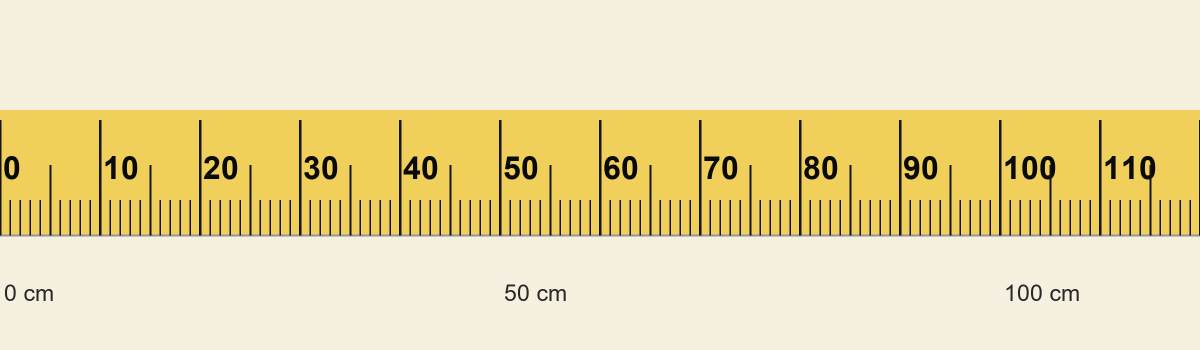
#> input picture tape_test.png, 2400 x 700 px (shown at 1/2 size)
$ python tape_glyph_probe.py tape_test.png
#> lines starting #> are read from the running program, lines starting #| are printed output that depends on the picture; after the words box and inside, x2 and y2 are one past the last pixel; in counts of white or black regions, pixels touching at a corner belong together
"""Probe: find the printed ladder on a tape photo, without knowing where the tape is.

Pipeline
  ink mask -> remove long straight lines (blade edges, tape borders)
           -> glyph components -> group into evenly spaced rows/columns
           -> pitch gives mm/px (numbers are printed every 10 mm)
           -> OCR the glyphs for a second, independent scale and a sanity check

Run: .venv/Scripts/python.exe tape_glyph_probe.py [photo ...]
"""
from __future__ import annotations

import glob
import os
import sys
from collections import deque

import numpy as np
import pytesseract
from PIL import Image, ImageOps

DS = 2          # component search downsample
LINE = 15       # structures longer than this (at DS) are lines, not glyphs


def ink_mask(gray: np.ndarray) -> np.ndarray:
    """Dark relative to the local background, so both white and yellow tapes work."""
    blur = np.asarray(Image.fromarray(gray).filter(__import__("PIL.ImageFilter", fromlist=["x"]).BoxBlur(9)))
    return gray < (blur - 28)


def shift_x(m: np.ndarray, dx: int) -> np.ndarray:
    out = np.zeros_like(m)
    if dx > 0:
        out[:, dx:] = m[:, :-dx]
    elif dx < 0:
        out[:, :dx] = m[:, -dx:]
    else:
        out = m.copy()
    # pad edges as False so lines touching the border still erode
    if dx > 0:
        out[:, :dx] = False
    elif dx < 0:
        out[:, dx:] = False
    return out


def shift_y(m: np.ndarray, dy: int) -> np.ndarray:
    out = np.zeros_like(m)
    if dy > 0:
        out[dy:, :] = m[:-dy, :]
    elif dy < 0:
        out[:dy, :] = m[-dy:, :]
    else:
        out = m.copy()
    if dy > 0:
        out[:dy, :] = False
    elif dy < 0:
        out[dy:, :] = False
    return out


def opening_h(m: np.ndarray, n: int) -> np.ndarray:
    er = m.copy()
    for i in range(1, n // 2 + 1):
        er &= shift_x(m, i)
        er &= shift_x(m, -i)
    di = er.copy()
    for i in range(1, n // 2 + 1):
        di |= shift_x(er, i)
        di |= shift_x(er, -i)
    return di


def opening_v(m: np.ndarray, n: int) -> np.ndarray:
    er = m.copy()
    for i in range(1, n // 2 + 1):
        er &= shift_y(m, i)
        er &= shift_y(m, -i)
    di = er.copy()
    for i in range(1, n // 2 + 1):
        di |= shift_y(er, i)
        di |= shift_y(er, -i)
    return di


def components(mask: np.ndarray, min_area: int = 8):
    h, w = mask.shape
    seen = np.zeros_like(mask)
    out = []
    for y in range(h):
        row = mask[y]
        if not row.any():
            continue
        for x in np.flatnonzero(row):
            if seen[y, x]:
                continue
            q = deque([(y, x)])
            seen[y, x] = True
            n = 0
            y0 = y1 = y
            x0 = x1 = x
            while q:
                cy, cx = q.popleft()
                n += 1
                if cy < y0: y0 = cy
                if cy > y1: y1 = cy
                if cx < x0: x0 = cx
                if cx > x1: x1 = cx
                for dy, dx in ((1, 0), (-1, 0), (0, 1), (0, -1)):
                    ny, nx = cy + dy, cx + dx
                    if 0 <= ny < h and 0 <= nx < w and mask[ny, nx] and not seen[ny, nx]:
                        seen[ny, nx] = True
                        q.append((ny, nx))
            if n >= min_area:
                out.append((n, x0, y0, x1, y1))
    return out


def glyph_candidates(ink: np.ndarray):
    """Boxes that look like printed characters, in DS coordinates."""
    clean = ink & ~opening_h(ink, LINE) & ~opening_v(ink, LINE * 2)
    boxes = []
    for n, x0, y0, x1, y1 in components(clean, 8):
        bw, bh = x1 - x0 + 1, y1 - y0 + 1
        if bh < 4 or bh > 40 or bw < 2 or bw > bh * 1.5:
            continue
        fill = n / (bw * bh)
        if fill > 0.85:      # solid bar: a tick, not a character
            continue
        boxes.append(dict(n=n, x0=x0, y0=y0, x1=x1, y1=y1, bw=bw, bh=bh, fill=fill,
                          cx=(x0 + x1) / 2, cy=(y0 + y1) / 2))
    return boxes


def group_ladder(boxes, axis: str):
    """Largest set of similar glyphs on one line with near-even spacing."""
    if len(boxes) < 6:
        return None
    coord = "cy" if axis == "row" else "cx"
    span = "bh" if axis == "row" else "bw"
    med_span = float(np.median([b[span] for b in boxes]))
    bins: dict[int, list] = {}
    for b in boxes:
        key = int(round(b[coord] / max(1.0, med_span * 0.7)))
        bins.setdefault(key, []).append(b)
    best = None
    for key in list(bins):
        group = bins.get(key, []) + bins.get(key + 1, []) + bins.get(key - 1, [])
        if len(group) < 6:
            continue
        group = sorted(group, key=lambda b: b["cx"] if axis == "row" else b["cy"])
        order = [b["cx"] if axis == "row" else b["cy"] for b in group]
        gaps = np.diff(order)
        if len(gaps) < 5:
            continue
        med = float(np.median(gaps))
        if med <= 0:
            continue
        keep = [group[0]]
        for b, g in zip(group[1:], gaps):
            if abs(g - med) <= med * 0.45:
                keep.append(b)
        if len(keep) < 5:
            continue
        gaps2 = np.diff([b["cx"] if axis == "row" else b["cy"] for b in keep])
        cv = float(np.std(gaps2) / max(np.mean(gaps2), 1e-9))
        score = len(keep) * (1 - min(cv, 1.0))
        if best is None or score > best["score"]:
            best = dict(axis=axis, group=keep, pitch=float(np.median(gaps2)), cv=cv, score=score,
                        coord=float(np.median([b[coord] for b in keep])))
    return best


def ocr_glyph(gray: np.ndarray, box, scale: int):
    x0, y0, x1, y1 = [int(round(v * scale)) for v in (box["x0"], box["y0"], box["x1"], box["y1"])]
    pad = max(2, int((y1 - y0) * 0.3))
    h, w = gray.shape
    patch = Image.fromarray(gray[max(0, y0 - pad):min(h, y1 + pad), max(0, x0 - pad):min(w, x1 + pad)])
    target = 64
    if patch.height < target and patch.height > 0:
        patch = patch.resize((max(1, int(patch.width * target / patch.height)), target), Image.LANCZOS)
    patch = ImageOps.autocontrast(patch)
    best = (None, 0.0)
    for psm in (10, 7):
        d = pytesseract.image_to_data(patch, config=f"--psm {psm} -c tessedit_char_whitelist=0123456789",
                                      output_type=pytesseract.Output.DICT)
        for i, t in enumerate(d["text"]):
            t = (t or "").strip()
            if t.isdigit() and len(t) <= 2:
                c = float(d["conf"][i])
                if c > best[1]:
                    best = (int(t), c)
    return best


def analyse(path, verbose=True):
    name = os.path.basename(path)
    im = Image.open(path).convert("RGB")
    gray = np.asarray(im.convert("L"))
    h, w = gray.shape
    small = gray[::DS, ::DS]
    ink = ink_mask(small)
    boxes = glyph_candidates(ink)
    if verbose:
        print(f"\n{name} {w}x{h} glyph-candidates={len(boxes)}")
    best = None
    for axis in ("row", "col"):
        lad = group_ladder(boxes, axis)
        if lad and (best is None or lad["score"] > best["score"]):
            best = lad
    if not best:
        print("  no ladder found")
        return None
    group = best["group"]
    xs = [b["cx"] for b in group] if best["axis"] == "row" else [b["cy"] for b in group]
    reads = []
    for b, x in zip(group, xs):
        value, conf = ocr_glyph(gray, b, DS)
        reads.append((value, conf, x * DS))
    got = [r for r in reads if r[0] is not None and r[1] >= 45]
    pitch_px = best["pitch"] * DS
    if verbose:
        print(f"  ladder axis={best['axis']} n={len(group)} pitch={pitch_px:.1f}px cv={best['cv']:.2f}"
              f" -> 10mm/{pitch_px:.1f}px = {10/pitch_px:.4f} mm/px")
        print(f"  ocr {len(got)}/{len(reads)}: " + " ".join(f"{v}@{x:.0f}({c:.0f})" for v, c, x in got))
    ocr_scale = None
    if len(got) >= 4:
        got.sort(key=lambda r: r[2])
        gx = np.array([r[2] for r in got])
        for unit in (10, 25.4):
            v = np.array([r[0] for r in got]) * unit
            s, b0 = np.polyfit(gx, v, 1)
            rms = float(np.sqrt(np.mean((s * gx + b0 - v) ** 2)))
            even = float(np.std(np.diff(gx)) / max(np.mean(np.diff(gx)), 1e-9))
            if rms < unit * 0.4 and even < 0.4:
                if ocr_scale is None or rms / unit < ocr_scale[0]:
                    ocr_scale = (rms / unit, abs(float(s)), unit, len(got), rms)
    if ocr_scale and verbose:
        print(f"  ocr fit unit={ocr_scale[2]:.0f}mm n={ocr_scale[3]} -> {ocr_scale[1]:.4f} mm/px rms={ocr_scale[4]:.1f}mm")
    return dict(name=name, pitch_mm_px=10 / pitch_px, ocr_mm_px=ocr_scale[1] if ocr_scale else None,
                n=len(group), axis=best["axis"], cv=best["cv"])


def main(argv):
    paths = argv[1:] or sorted(glob.glob("D:/Downloads_D/Q-GIS/Demo_ready/with_scale_images/*.jpeg"))
    rows = [analyse(p) for p in paths]
#> in analyse, im is the input picture: PIL image 2400x700 RGB; mean R, G, B 234.9, 220.8, 172.9
#> in ink_mask, `blur = np.asarray(Image.fromarray(gray).filter(__import__("PIL.ImageFi..`:
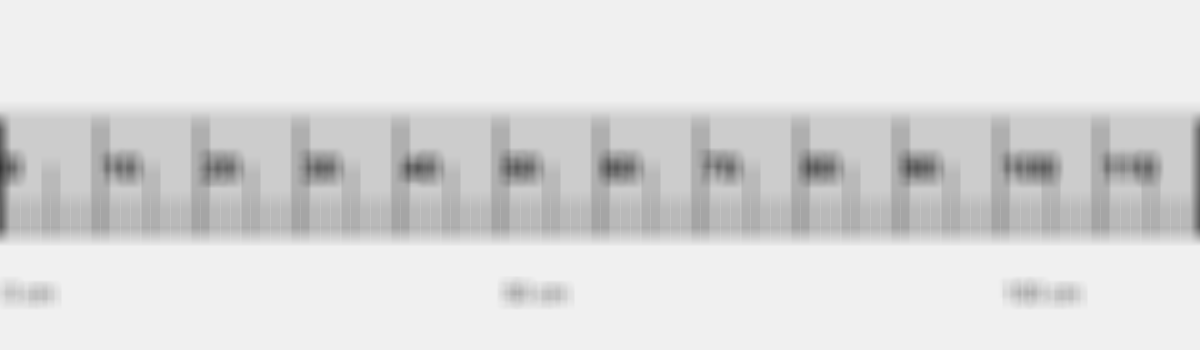
#> blur: shape (350, 1200); min 54, max 240, mean 219.8
#> in ink_mask, `return gray < (blur - 28)`:
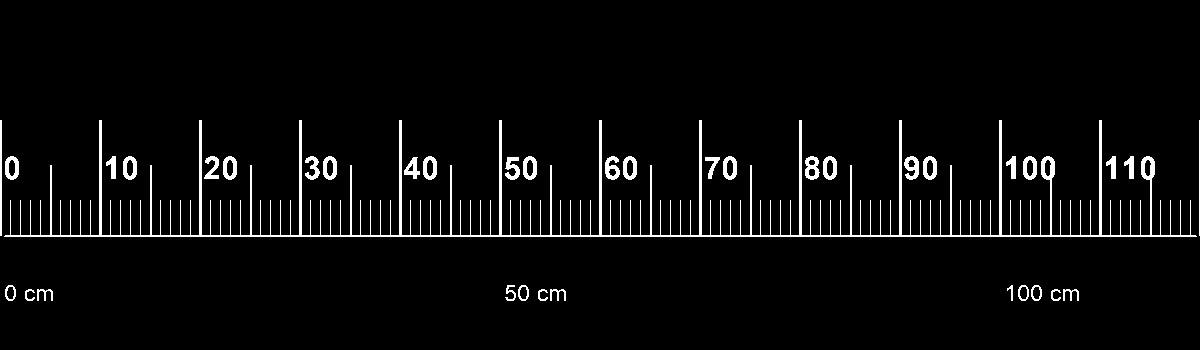
#> returned value: shape (350, 1200) bool; 4.1% white; 38 white regions, largest, box (x1, y1, x2, y2) and area: (4, 120, 1197, 237) 11595, (0, 120, 2, 236) 232, (805, 156, 820, 180) 220
#> after the loop in opening_h, `for i in range(1, n // 2 + 1):`:
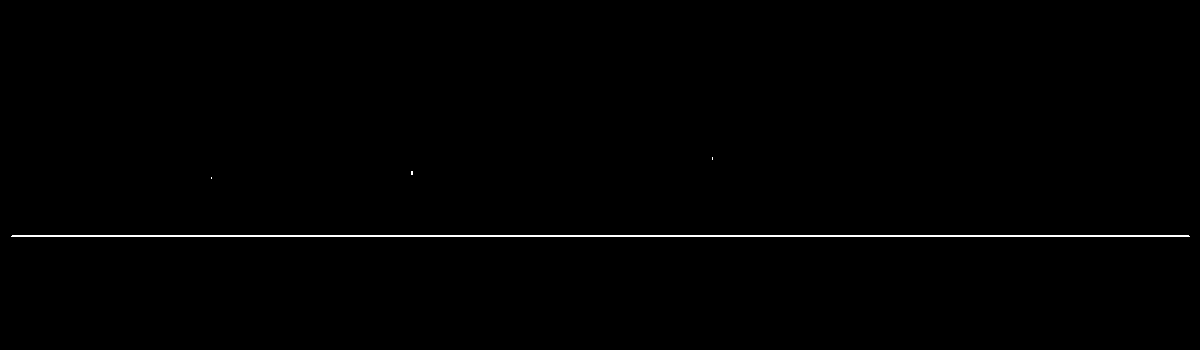
#> er: shape (350, 1200) bool; 0.56% white in thin lines or dots, all inside (x1, y1, x2, y2) = (11, 157, 1190, 237)
#> after the loop in opening_h, `for i in range(1, n // 2 + 1):`: di: shape (350, 1200) bool; 0.6% white in thin lines or dots, all inside (x1, y1, x2, y2) = (4, 157, 1197, 237)
#> after the loop in opening_v, `for i in range(1, n // 2 + 1):`:
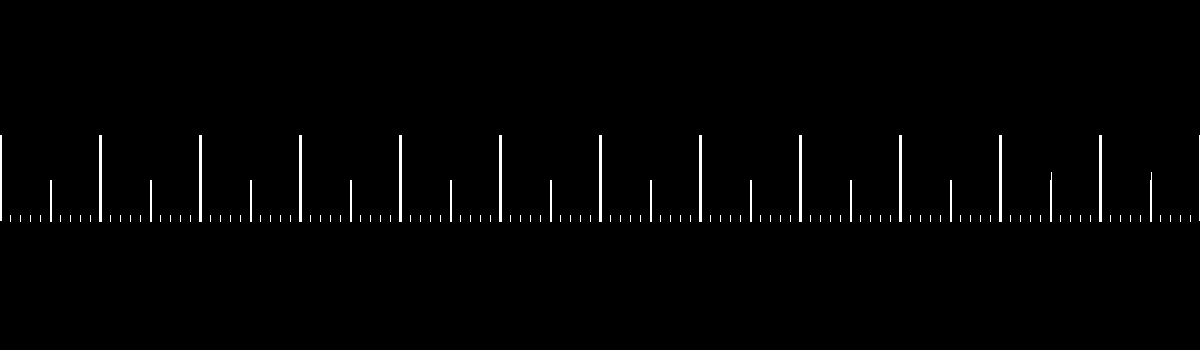
#> er: shape (350, 1200) bool; 1.1% white; 121 white regions (96 under 20 px), largest, box (x1, y1, x2, y2) and area: (99, 135, 102, 222) 261, (199, 135, 202, 222) 261, (299, 135, 302, 222) 261
#> after the loop in opening_v, `for i in range(1, n // 2 + 1):`:
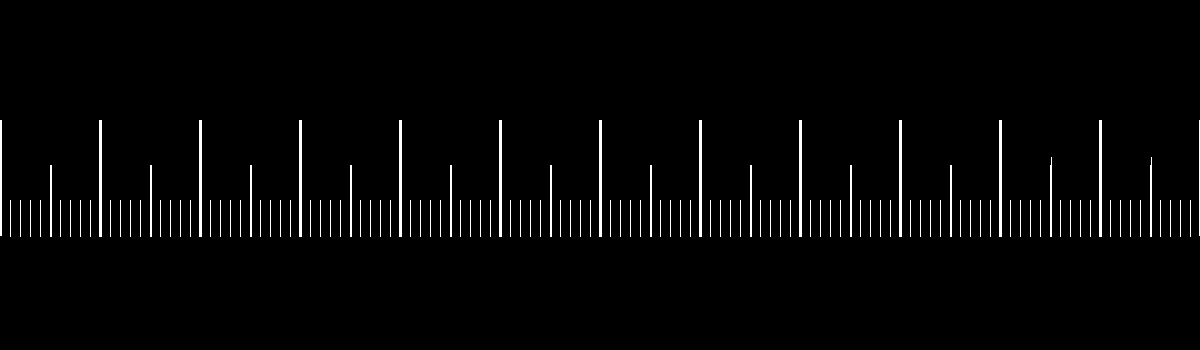
#> di: shape (350, 1200) bool; 2.3% white in thin lines or dots, all inside (x1, y1, x2, y2) = (0, 120, 1200, 237)
#> in glyph_candidates, `clean = ink & ~opening_h(ink, LINE) & ~opening_v(ink, LINE * 2)`:
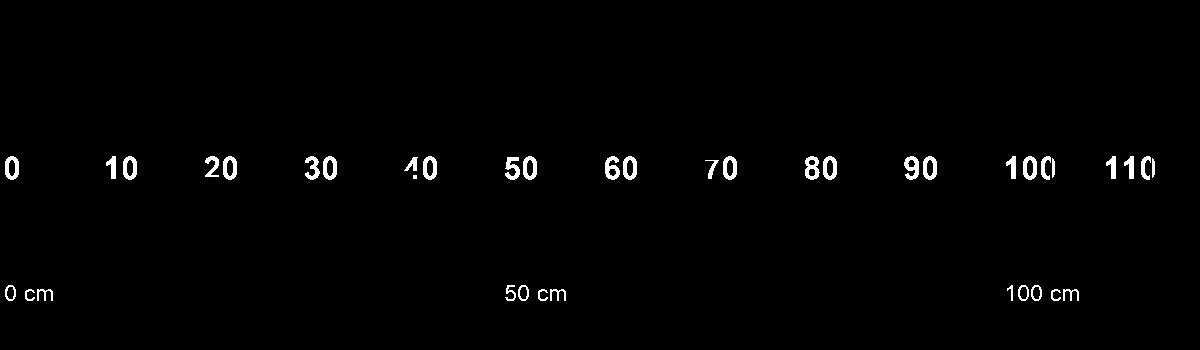
#> clean: shape (350, 1200) bool; 1.3% white; 40 white regions (1 under 20 px), largest, box (x1, y1, x2, y2) and area: (805, 156, 820, 180) 220, (904, 156, 919, 180) 220, (605, 156, 620, 180) 218
#> in components, `h, w = mask.shape`: h = 350; w = 1200
#> the loop in glyph_candidates, `for n, x0, y0, x1, y1 in components(clean, 8):` made 40 passes
#> (n, x0, y0, x1, y1, bw, bh, fill) on passes 1 to 12: (208, 5, 156, 18, 179, 14, 24, 0.619), (136, 106, 156, 115, 178, 10, 23, 0.591), (208, 123, 156, 136, 179, 14, 24, 0.619), (155, 205, 156, 218, 176, 14, 21, 0.527), (208, 223, 156, 236, 179, 14, 24, 0.619), (186, 305, 156, 319, 179, 15, 24, 0.517), (208, 323, 156, 336, 179, 14, 24, 0.619), (208, 423, 156, 436, 179, 14, 24, 0.619), (208, 523, 156, 536, 179, 14, 24, 0.619), (218, 605, 156, 619, 179, 15, 24, 0.606), (208, 623, 156, 636, 179, 14, 24, 0.619), (208, 723, 156, 736, 179, 14, 24, 0.619)
#> after the loop in glyph_candidates, `for n, x0, y0, x1, y1 in components(clean, 8):`: boxes = 37 items
#| tape_test.png 2400x700 glyph-candidates=37
#> the loop in analyse, `for axis in ("row", "col"):` made 2 passes
#> med_span in group_ladder on passes 1 to 2: 23, 14
#> in analyse, `group = best["group"]`: group = 14 items
#> in analyse, `xs = [b["cx"] for b in group] if best["axis"] == "row" else [b["cy"] f..`: xs = [11.5, 129.5, 229.5, 329.5, 429.5, 529.5, 629.5, 729.5, 829.5, 929.5, 1029.5, 1045.5, 1128.5, 1145.5]
#> the loop in analyse, `for b, x in zip(group, xs):` made 1 pass
#> (x, x0 in ocr_glyph, y0 in ocr_glyph, x1 in ocr_glyph, y1 in ocr_glyph, pad in ocr_glyph, h in ocr_glyph, w in ocr_glyph) on pass 1: (11.5, 10, 312, 36, 358, 13, 700, 2400)
#> pass 1, in ocr_glyph, `patch = ImageOps.autocontrast(patch)`:
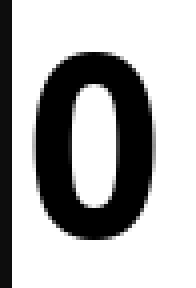
#> patch: PIL image 49x72 L (shown 4 times larger); min 0, max 255, mean 177.8
#> after the loop in analyse, `for b, x in zip(group, xs):`: reads = []
    print("\n==== summary")
    for r in rows:
        if not r:
            continue
        ocr = f"{r['ocr_mm_px']:.4f}" if r["ocr_mm_px"] else "  -   "
        print(f"{r['name'][:46]:48s} n={r['n']:3d} axis={r['axis']:3s} cv={r['cv']:.2f}"
              f" pitch={r['pitch_mm_px']:.4f} ocr={ocr}")


if __name__ == "__main__":
#> (the run stopped early here; a loop or call above may not have finished)
